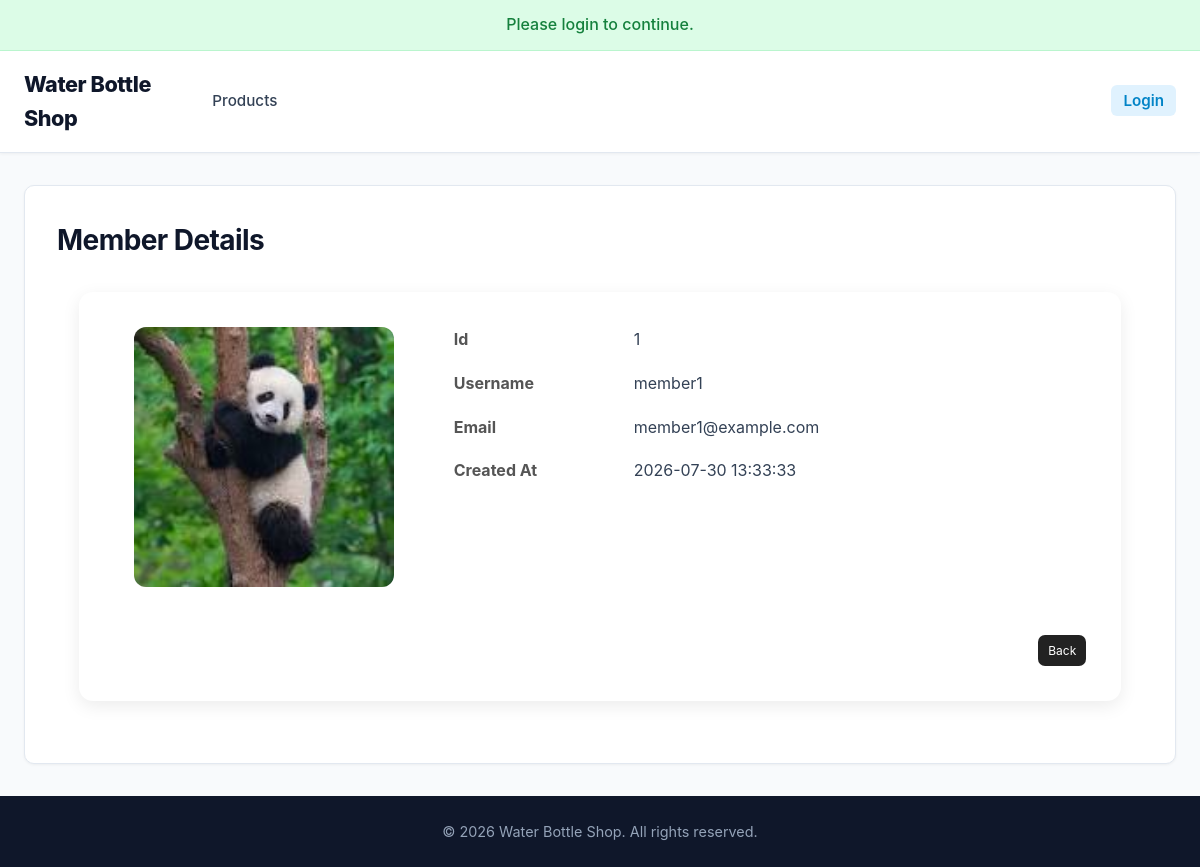
The app's page /pages/admin/member_details.php with its own data.
### tables this page shows
CREATE TABLE `users` (
  `user_id` INT(11) NOT NULL AUTO_INCREMENT,
  `username` VARCHAR(50) NOT NULL UNIQUE,
  `email` VARCHAR(100) NOT NULL UNIQUE,
  `password` VARCHAR(255) NOT NULL,
  `role` ENUM('admin', 'member') NOT NULL DEFAULT 'member',
  `profilepic` VARCHAR(255) DEFAULT NULL,
  `created_at` TIMESTAMP DEFAULT CURRENT_TIMESTAMP,
  PRIMARY KEY (`user_id`)
);

### _base.php (called while the page is built, shortened)
<?php
function req($key, $value = null) {
    $value = $_REQUEST[$key] ?? $value;
    return is_array($value) ? array_map('trim', $value) : trim($value);
}
function encode($value) {
    return htmlentities($value);
}

### pages/admin/member_details.php (the view, shortened to what this page needs)
<?php
require_once '../../_base.php';
include '../../_head.php';
$userFields = [
    'user_id'       => 'Id',
    'username'      => 'Username',
    'email'         => 'Email',
    'created_at'    => 'Created At',
];
$userId = intval(req('id', 1));
$page = max(1, intval(req('page', 1)));
$baseSQL = "
    SELECT user_id, username, email, role, created_at
    FROM users
    WHERE 1=1
    AND role = 'member'
    AND user_id = {$userId}
";
$member = $_db->query("{$baseSQL}")->fetch(PDO::FETCH_ASSOC);
?>
<link rel="stylesheet" href="../../css/admin.css">
<link rel="stylesheet" href="../../css/main.css">
<div class="admin-container">
    <div class="view-card">
        <div class="view-content">
            <div class="view-image">
                <?php
                    $imagePath = "../../img/member/{$member['user_id']}";
                    $extensions = ['jpg', 'jpeg', 'png', 'webp'];
                    foreach ($extensions as $ext) {
                        if (file_exists($imagePath . "." . $ext)) {
                            $imagePath .= "." . $ext;
                            break;
                        }
                    }
                ?>
                <img
                    src="<?= $imagePath ?>"
                    alt="<?= $member['username'] . ' Profile' ?>"
                    class="view-product-image"
                >
            </div>
            <div class="view-details">
                <?php foreach ($userFields as $field => $label): ?>
                    <div class="detail-row">
                        <label><?= encode($label) ?></label>
                        <span><?= encode($member[$field]) ?></span>
                    </div>
                <?php endforeach; ?>
            </div>
        </div>
        <div class="view-footer">
            <a href="member_listing.php?page=<?= $page ?>" class="btn-view">
                Back
            </a>
        </div>
    </div>
</div>
<?php include '../../_foot.php'; ?>

### css/main.css (style rules this page uses)
:root { --primary: #0284c7; --primary-hover: #0369a1; --primary-light: #e0f2fe; --dark: #0f172a; --text-main: #334155; --text-muted: #64748b; --bg-main: #f8fafc; --card-bg: #ffffff; --border-color: #e2e8f0; --shadow-sm: 0 1px 3px rgba(0,0,0,0.05); --shadow-md: 0 4px 12px rgba(0,0,0,0.08); --shadow-lg: 0 10px 25px rgba(0,0,0,0.12); --radius: 10px; --transition: all 0.2s cubic-bezier(0.4, 0, 0.2, 1); }
* { box-sizing: border-box; }
html, body { min-height: 100%; }
body { margin: 0; min-height: 100vh; display: flex; flex-direction: column; font-family: -apple-system, BlinkMacSystemFont, "Segoe UI", Roboto, "Helvetica Neue", Arial, sans-serif; line-height: 1.6; color: var(--text-main); background-color: var(--bg-main); }

### css/admin.css (style rules this page uses)
.admin-container { width: 96%; max-width: 1600px; margin: 30px auto; }
.btn-view,.btn-edit,.btn-delete { padding: 6px 10px;border-radius: 7px;text-decoration: none; color: white; font-size: 12px; transition: .2s; }
.btn-view { background: #222; }
.view-card { background:#fff; border-radius:14px; box-shadow:0 5px 18px rgba(0,0,0,.08); padding:35px; }
.view-content { display:grid; grid-template-columns:300px 1fr; gap:40px; }
.view-image { text-align:center; }
.view-product-image { width:260px; border-radius:12px; object-fit:cover; }
.view-details { display:flex; flex-direction:column; gap:18px; }
.detail-row { display:grid; grid-template-columns:180px 1fr; align-items:center; }
.detail-row label { font-weight:bold; color:#555; }
.view-footer { margin-top:40px; display:flex; justify-content:flex-end; gap:15px; }

### records on screen
users: user_id "1", username "member1", email "member1@example.com", created_at "2026-07-30 13:33:33"

### other values on screen
temp('info') "Please login to continue."
$_title "Member Details"
encode($label) "Id"
encode($label) "Username"
encode($label) "Email"
encode($label) "Created At"
